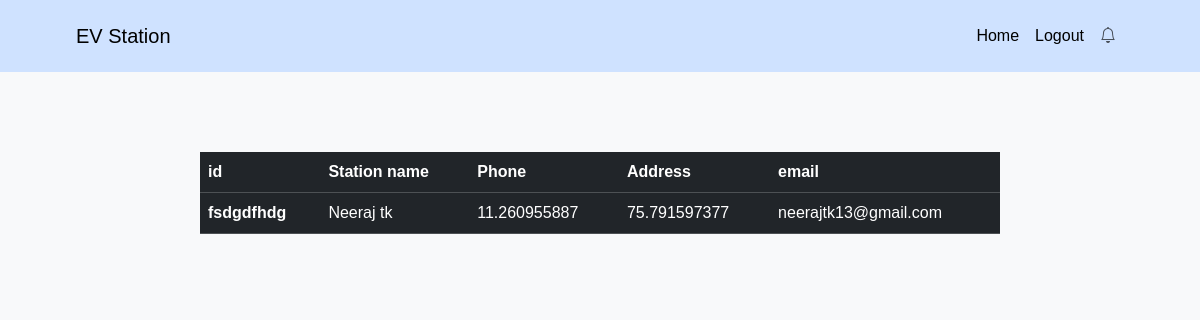
/viewstations, run on an earlier commit of the app's database.
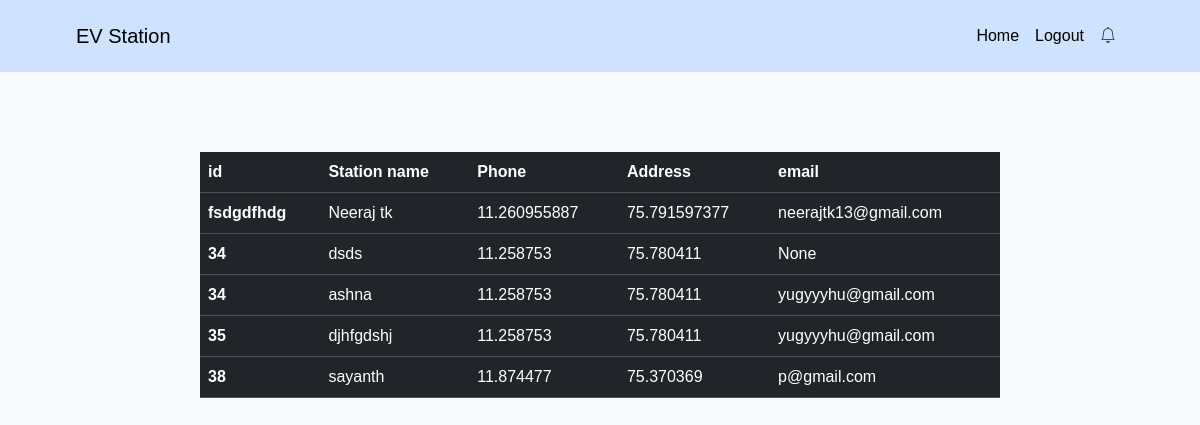
And on a later commit of the database.
### evapp/models.py (models this page shows)
class StationTable(models.Model):
    LOGIN=models.ForeignKey(Logintable, on_delete=models.CASCADE)
    Name = models.CharField(max_length=30, blank=True, null=True)
    latitude = models.FloatField(null=True, blank=True)
    longitude = models.FloatField(null=True, blank=True)
    Email = models.CharField(max_length=30, blank=True, null=True)
    StationNumber = models.CharField(max_length=30, blank=True, null=True)
    status = models.CharField(max_length=30, blank=True, null=True, default='active')

### evapp/views.py (the view)
# urls.py: path('viewstations',ViewStations.as_view(),name='viewstations'),
class ViewStations(View):
    login_url='/'
    def get(self, request):
        obj=StationTable.objects.all()
        return render(request,'Station/ViewStations.html', {'obj':obj})

### template/Station/ViewStations.html
{% extends 'Station/Base.html'%}
{%block body%}
    <div class="container-fluid d-flex justify-content-center"  style="margin-top: 80px;">
    <table class="table table-dark" style="width: 800px;">
        <thead>
          <tr>
            <th scope="col">id</th>
            <th scope="col">Station name</th>
            <th scope="col">Phone</th>
            <th scope="col">Address</th>
            <th scope="col">email</th>
          </tr>
        </thead>
        <tbody>
          {% for i in obj %}
          <tr>
            <th scope="row">{{ i.StationNumber }}</th>
            <td>{{ i.Name }}</td>
            <td>{{i.latitude}}</td>
            <td>{{i.longitude}}</td>
            <td>{{i.Email}}</td>
          </tr>
          {%endfor%}
        </tbody>
      </table>
    </div>
    {% endblock %}

What changed in the data, as far as the page shows it:
added StationTable: StationNumber "34", Name "dsds", latitude "11.258753", longitude "75.780411", Email "None"
added StationTable: StationNumber "34", Name "ashna", latitude "11.258753", longitude "75.780411", Email "yugyyyhu@gmail.com"
added StationTable: StationNumber "35", Name "djhfgdshj", latitude "11.258753", longitude "75.780411", Email "yugyyyhu@gmail.com"
added StationTable: StationNumber "38", Name "sayanth", latitude "11.874477", longitude "75.370369", Email "p@gmail.com"
